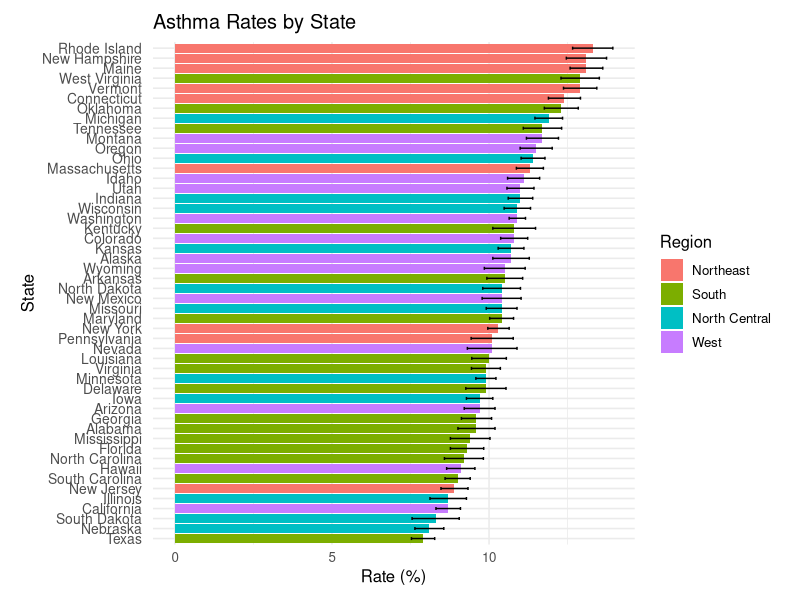
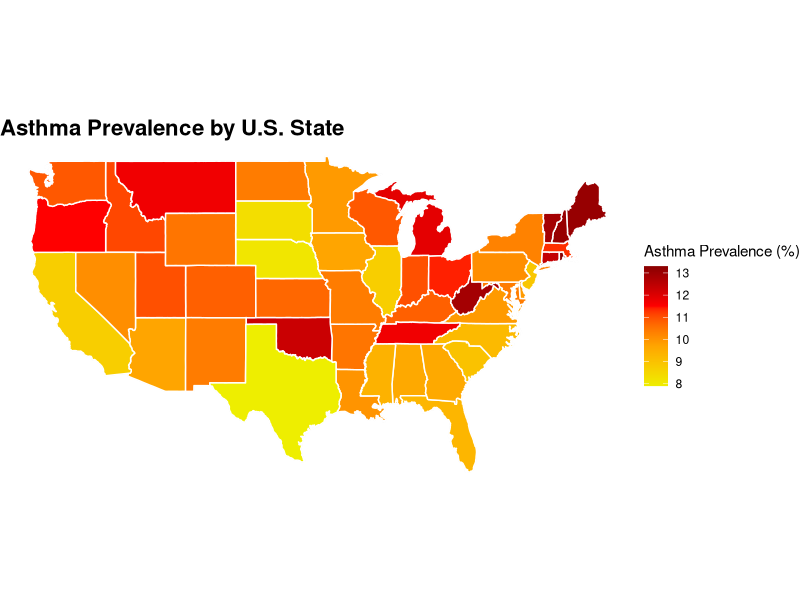
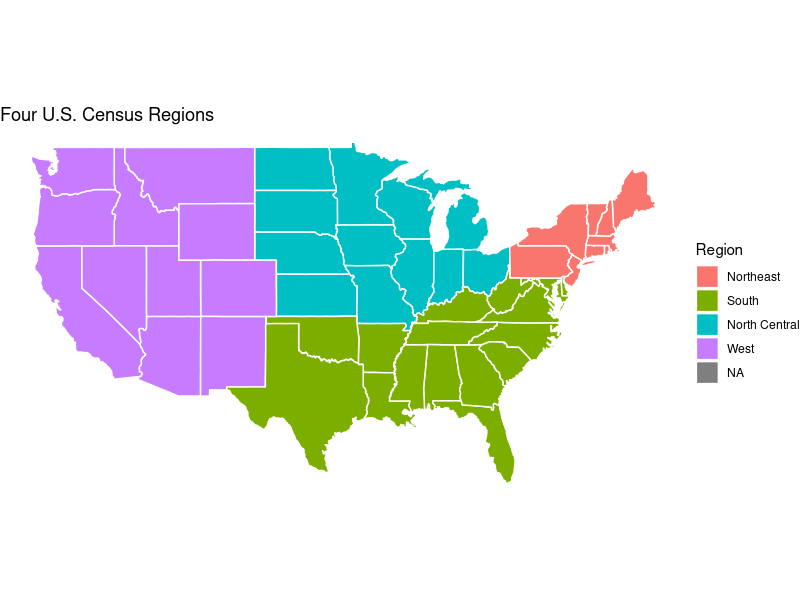
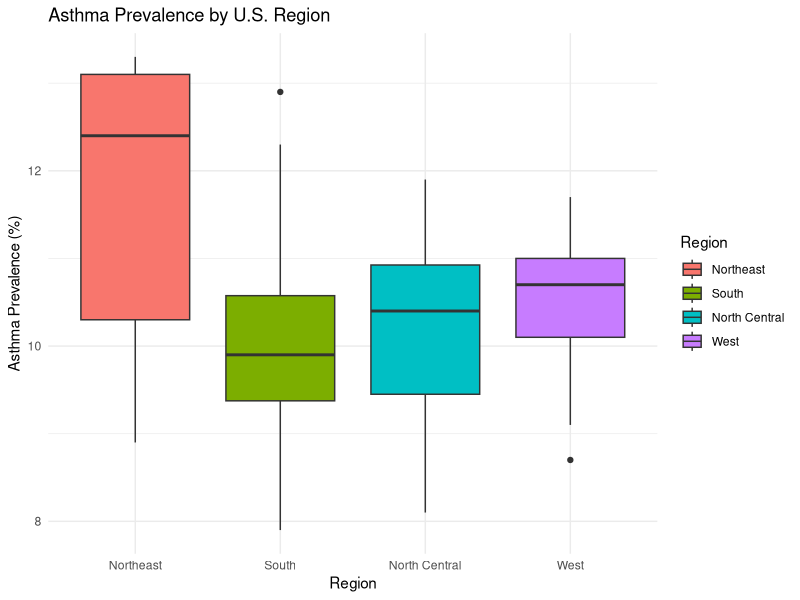
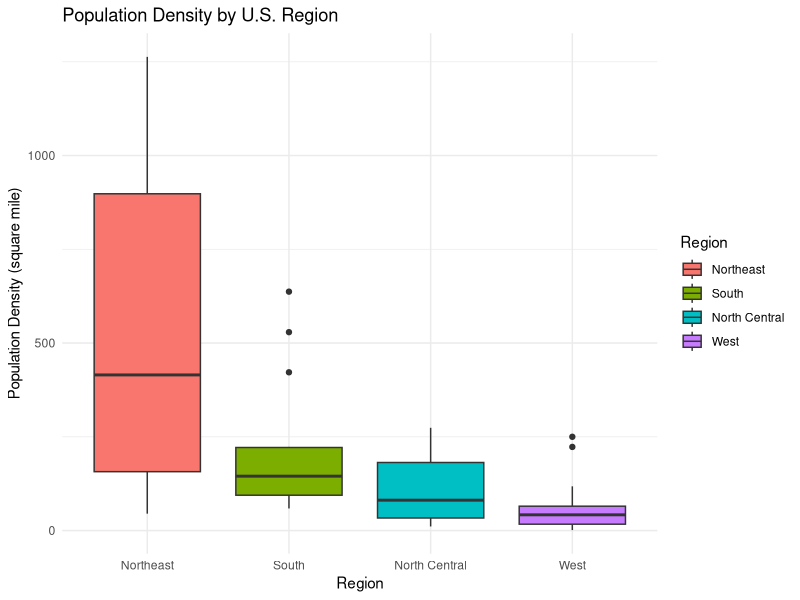
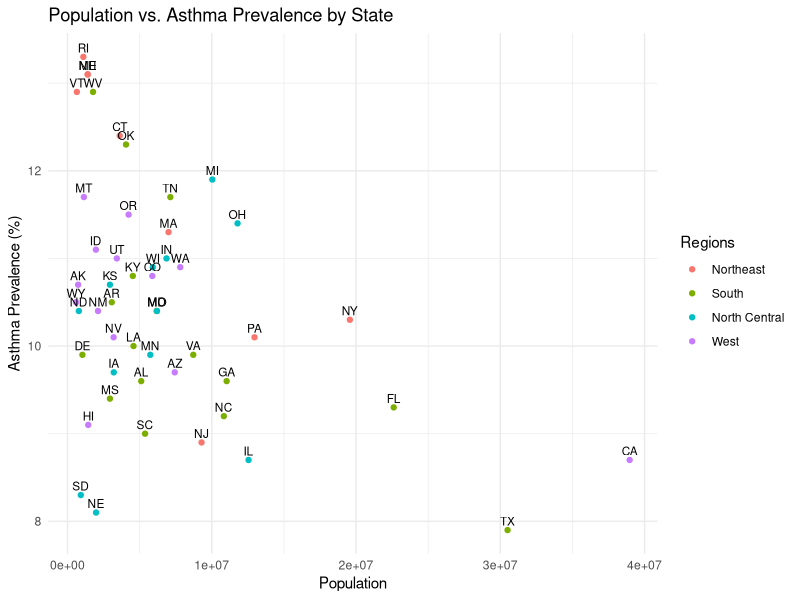

Here is the R script that generated these plots, in order:
## ---- chunk 1
knitr::opts_chunk$set(echo = TRUE)
## ---- chunk 2
knitr::opts_chunk$set(echo = TRUE)

asthma_data <- data.frame(
  state = c("Alabama","Alaska","Arizona","Arkansas","California","Colorado","Connecticut",
            "Delaware","District of Columbia","Florida","Georgia","Hawaii","Idaho","Illinois",
            "Indiana","Iowa","Kansas","Kentucky","Louisiana","Maine","Maryland","Massachusetts",
            "Michigan","Minnesota","Mississippi","Missouri","Montana","Nebraska","Nevada",
            "New Hampshire","New Jersey","New Mexico","New York","North Carolina","North Dakota",
            "Ohio","Oklahoma","Oregon","Pennsylvania","Rhode Island","South Carolina",
            "South Dakota","Tennessee","Texas","Utah","Vermont","Virginia","Washington",
            "West Virginia","Wisconsin","Wyoming"),
  
  state_abrv = c("AL","AK", "AZ", "AR", "CA", "CO", "CT", "DE", "DC", "FL", "GA", "HI", "ID", "IL", "IN", "IA", "KS", "KY", "LA", "ME", "MD", "MA", "MI", "MN", "MS", "MO", "MT", "NE", "NV", "NH", "NJ", "NM", "NY", "NC", "ND", "OH", "OK", "OR", "PA", "RI", "SC", "SD", "TN", "TX", "UT", "VT", "VA", "WA", "WV", "WI", "WY"),
  
  number = c(378702,58742,555997,243032,2629546,500090,356651,
             78980,60410,1646583,802783,103228,161970,856488,
             574447,238689,237705,377365,351940,146031,499134,633126,
             935666,434473,211055,497216,102617,121412,251193,
             148330,644536,171212,1611027,764909,61944,
             1042354,373879,389831,1033741,117252,368883,
             56630,636322,1760654,266105,68112,671051,667228,
             181395,503318,46973),
  
  prevalence_raw = c("9.6 (0.59)","10.7 (0.58)","9.7 (0.49)","10.5 (0.57)","8.7 (0.39)","10.8 (0.43)","12.4 (0.51)",
                     "9.9 (0.64)","11.1 (0.77)","9.3 (0.53)","9.6 (0.48)","9.1 (0.45)","11.1 (0.51)","8.7 (0.58)",
                     "11.0 (0.39)","9.7 (0.42)","10.7 (0.41)","10.8 (0.68)","10.0 (0.55)","13.1 (0.52)","10.4 (0.38)","11.3 (0.43)",
                     "11.9 (0.44)","9.9 (0.32)","9.4 (0.63)","10.4 (0.49)","11.7 (0.51)","8.1 (0.46)","10.1 (0.79)",
                     "13.1 (0.64)","8.9 (0.43)","10.4 (0.62)","10.3 (0.34)","9.2 (0.62)","10.4 (0.60)",
                     "11.4 (0.38)","12.3 (0.54)","11.5 (0.51)","10.1 (0.67)","13.3 (0.64)","9.0 (0.40)",
                     "8.3 (0.75)","11.7 (0.61)","7.9 (0.37)","11.0 (0.43)","12.9 (0.53)","9.9 (0.46)","10.9 (0.26)",
                     "12.9 (0.61)","10.9 (0.42)","10.5 (0.65)"), 
  
  population = c(5108468, 733406, 7431344, 3067732, 38965193, 5877610, 3617176, 1031890, 678972,
  22610726, 11029227, 1435138, 1964726, 12549689, 6862199, 3207004, 2940546,
  4526154, 4573749, 1395722, 6180253, 7001399, 10037261, 5737915, 2939690,
  6196156, 1132812, 1978379, 3194176, 1402054, 9290842, 2114371, 19571216,
  10835491, 783926, 11785935, 4053824, 4233358, 12961683, 1095962, 5373555,
  919318, 7126489, 30503301, 3417735, 647464, 8715698, 7812880, 1770071,
  5910955, 584057),
  
   pop_density_sqmile = c(101,1.3,65,59,250,57,747,529,11131,422,192,223,24,226,192,57,36,115,106,45,637,898,178,72,63,90,7.8,26,29,157,1263,17,415,223,11,274,59,44,290,1060,179,12,173,117,42,70,221,118,74,109,6)
)

library(dplyr)
library(stringr)

asthma_data <- asthma_data %>%
  mutate(
    prevalence = as.numeric(str_extract(prevalence_raw, "^[0-9.]+")),
    SE = as.numeric(str_extract(prevalence_raw, "(?<=\\().+?(?=\\))")),
    state_lower = tolower(state),
    region = state.region[match(state, state.name)]
  )

asthma_data <- na.omit(asthma_data)

region_data <- data.frame(
  region = c("North Central", "Northeast", "South", "West" ),
  density = c(107, 549, 204, 60),
  prevalence = c(10.1, 11.7, 10.2, 10.6))



## ---- chunk 3
# Load required libraries
library(tidyverse)

# Create the plot
ggplot(asthma_data, aes(x = reorder(state, prevalence), y = prevalence, fill= region)) +
  geom_col() +
  geom_errorbar(aes(ymin = prevalence - SE, ymax = prevalence + SE), width = 0.3) +
  coord_flip() +
  labs(
    title = "Asthma Rates by State ",
    x = "State",
    y = "Rate (%)",
    fill = "Region" ) +
  theme_minimal(base_size = 12) +
  theme(
    axis.text.y = element_text(size = 10, margin = margin(r = 5)),
    plot.margin = margin(10, 15, 10, 15)
  )


## ---- chunk 4
# Load libraries
library(ggplot2)

library(ggplot2)
library(maps)
library(dplyr)

# Map data
states_map <- map_data("state")

# Merge map data with asthma data
map_data <- states_map %>%
  left_join(asthma_data, by = c("region" = "state_lower"))

ggplot(map_data, aes(long, lat, group = group, fill = prevalence)) +
  geom_polygon(color = "gray90", size = 0.3) +  # state borders
  geom_polygon(aes(fill = prevalence), color = "white") +
  coord_fixed(1.3) +
 scale_fill_gradientn(
  name = "Asthma Prevalence (%)",
  colors = c("yellow2", "orange", "red", "red4")
) +
  labs(
    title = "Asthma Prevalence by U.S. State",
  ) +
  theme_void() +
  theme(
    legend.position = "right",
    plot.title = element_text(size = 16, face = "bold"),
    plot.subtitle = element_text(size = 12)
  )

## ---- chunk 5
#just regions
# Get U.S. states map data
states_map <- map_data("state")

# Create a dataframe of states and their regions
state_regions <- data.frame(
  state = tolower(state.name),
  region = state.region
)

# Merge map data with region info
map_data <- states_map %>%
  left_join(state_regions, by = c("region" = "state"))

# Plot
ggplot(map_data, aes(x = long, y = lat, group = group, fill = region.y)) +
  geom_polygon(color = "white") +
  coord_fixed(1.3) +
  labs(title = "Four U.S. Census Regions",
       fill = "Region") +
  theme_void()
## ---- chunk 6

library(ggplot2)

ggplot(asthma_data, aes(x = region, y = prevalence, fill= region)) +
  geom_boxplot() +
  labs(title = "Asthma Prevalence by U.S. Region",
       x = "Region",
       y = "Asthma Prevalence (%)",
       fill = "Region") +
  theme_minimal()

## ---- chunk 7

library(ggplot2)

ggplot(asthma_data, aes(x = region, y = pop_density_sqmile, fill= region)) +
  geom_boxplot() +
  labs(title = "Population Density by U.S. Region",
       x = "Region",
       y = "Population Density (square mile)",
       fill = "Region") +
  theme_minimal()

## ---- chunk 8

ggplot(asthma_data, aes(x = population, y = prevalence)) +
  geom_point(aes(color=region)) +
  geom_text(aes(label = state_abrv), vjust = -0.5, size = 3)+
  labs(title = "Population vs. Asthma Prevalence by State",
       x = "Population",
       y = "Asthma Prevalence (%)",
       color = "Regions") +
  theme_minimal()
